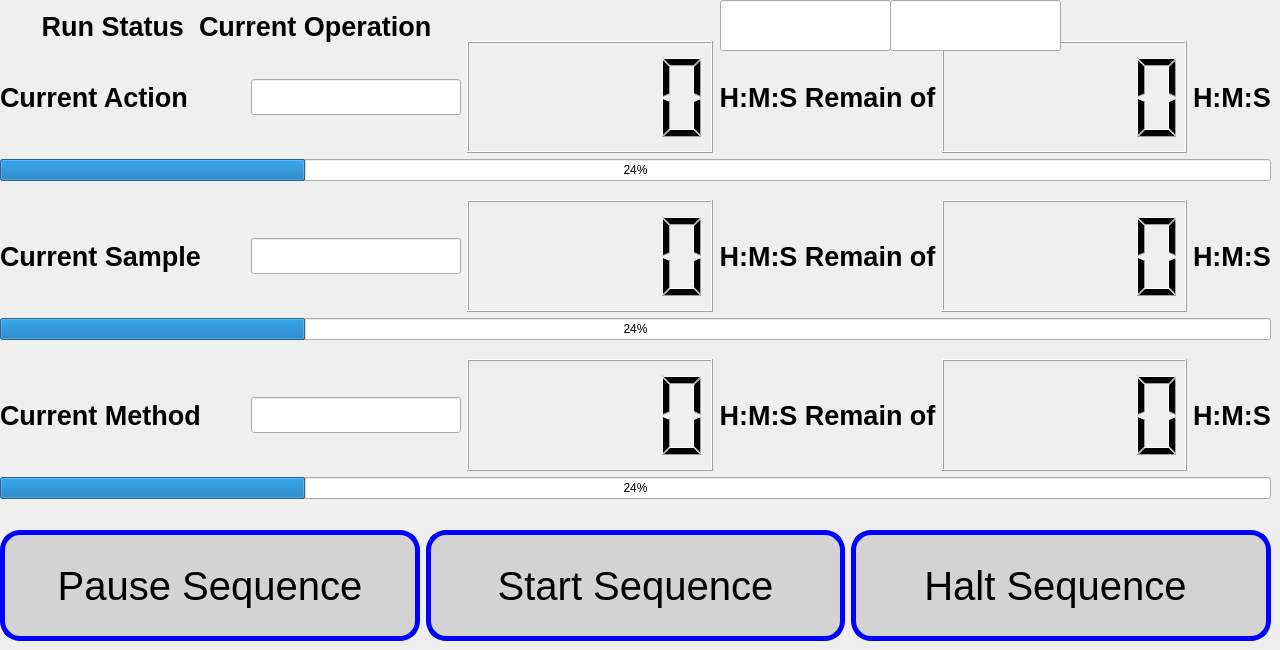
    <widget class="QWidget" name="SequenceRun">
     <property name="minimumSize">
      <size>
       <width>637</width>
       <height>0</height>
      </size>
     </property>
     <attribute name="title">
      <string>  Sequence Run  </string>
     </attribute>
     <widget class="QLabel" name="label_RunStat">
      <property name="geometry">
       <rect>
        <x>1</x>
        <y>1</y>
        <width>471</width>
        <height>51</height>
       </rect>
      </property>
      <property name="font">
       <font>
        <pointsize>20</pointsize>
        <weight>75</weight>
        <bold>true</bold>
       </font>
      </property>
      <property name="text">
       <string>Run Status  Current Operation</string>
      </property>
      <property name="alignment">
       <set>Qt::AlignCenter</set>
      </property>
     </widget>
     <widget class="QWidget" name="layoutWidget">
      <property name="geometry">
       <rect>
        <x>0</x>
        <y>530</y>
        <width>1271</width>
        <height>111</height>
       </rect>
      </property>
      <layout class="QHBoxLayout" name="horizontalLayout_CtlButtons">
       <property name="spacing">
        <number>6</number>
       </property>
       <item>
        <widget class="QPushButton" name="pauseButton">
         <property name="sizePolicy">
          <sizepolicy hsizetype="Minimum" vsizetype="Minimum">
           <horstretch>0</horstretch>
           <verstretch>0</verstretch>
          </sizepolicy>
         </property>
         <property name="palette">
          <palette>
           <active>
            <colorrole role="Button">
             <brush brushstyle="SolidPattern">
              <color alpha="255">
               <red>211</red>
               <green>211</green>
               <blue>211</blue>
              </color>
             </brush>
            </colorrole>
            <colorrole role="Text">
             <brush brushstyle="SolidPattern">
              <color alpha="255">
               <red>11</red>
               <green>15</green>
               <blue>246</blue>
              </color>
             </brush>
            </colorrole>
            <colorrole role="Base">
             <brush brushstyle="SolidPattern">
              <color alpha="255">
               <red>211</red>
               <green>211</green>
               <blue>211</blue>
              </color>
             </brush>
            </colorrole>
            <colorrole role="Window">
             <brush brushstyle="SolidPattern">
              <color alpha="255">
               <red>211</red>
               <green>211</green>
               <blue>211</blue>
              </color>
             </brush>
            </colorrole>
           </active>
           <inactive>
            <colorrole role="Button">
             <brush brushstyle="SolidPattern">
              <color alpha="255">
               <red>211</red>
               <green>211</green>
               <blue>211</blue>
              </color>
             </brush>
            </colorrole>
            <colorrole role="Text">
             <brush brushstyle="SolidPattern">
              <color alpha="255">
               <red>11</red>
               <green>15</green>
               <blue>246</blue>
              </color>
             </brush>
            </colorrole>
            <colorrole role="Base">
             <brush brushstyle="SolidPattern">
              <color alpha="255">
               <red>211</red>
               <green>211</green>
               <blue>211</blue>
              </color>
             </brush>
            </colorrole>
            <colorrole role="Window">
             <brush brushstyle="SolidPattern">
              <color alpha="255">
               <red>211</red>
               <green>211</green>
               <blue>211</blue>
              </color>
             </brush>
            </colorrole>
           </inactive>
           <disabled>
            <colorrole role="Button">
             <brush brushstyle="SolidPattern">
              <color alpha="255">
               <red>211</red>
               <green>211</green>
               <blue>211</blue>
              </color>
             </brush>
            </colorrole>
            <colorrole role="Text">
             <brush brushstyle="SolidPattern">
              <color alpha="255">
               <red>118</red>
               <green>118</green>
               <blue>117</blue>
              </color>
             </brush>
            </colorrole>
            <colorrole role="Base">
             <brush brushstyle="SolidPattern">
              <color alpha="255">
               <red>211</red>
               <green>211</green>
               <blue>211</blue>
              </color>
             </brush>
            </colorrole>
            <colorrole role="Window">
             <brush brushstyle="SolidPattern">
              <color alpha="255">
               <red>211</red>
               <green>211</green>
               <blue>211</blue>
              </color>
             </brush>
            </colorrole>
           </disabled>
          </palette>
         </property>
         <property name="font">
          <font>
           <pointsize>-1</pointsize>
          </font>
         </property>
         <property name="styleSheet">
          <string notr="true">QPushButton { border: 5px solid blue; border-radius: 20px; font-size: 40px; background-color:lightGray ;}</string>
         </property>
         <property name="text">
          <string>Pause Sequence</string>
         </property>
        </widget>
       </item>
       <item>
        <widget class="QPushButton" name="startButton">
         <property name="sizePolicy">
          <sizepolicy hsizetype="Minimum" vsizetype="Minimum">
           <horstretch>0</horstretch>
           <verstretch>0</verstretch>
          </sizepolicy>
         </property>
         <property name="font">
          <font>
           <pointsize>-1</pointsize>
          </font>
         </property>
         <property name="autoFillBackground">
          <bool>false</bool>
         </property>
         <property name="styleSheet">
          <string notr="true">QPushButton { border: 5px solid blue; border-radius: 20px; font-size: 40px; background-color:lightGray ;}</string>
         </property>
         <property name="text">
          <string>Start Sequence</string>
         </property>
        </widget>
       </item>
       <item>
        <widget class="QPushButton" name="stopButton">
         <property name="sizePolicy">
          <sizepolicy hsizetype="Minimum" vsizetype="Minimum">
           <horstretch>0</horstretch>
           <verstretch>0</verstretch>
          </sizepolicy>
         </property>
         <property name="font">
          <font>
           <pointsize>-1</pointsize>
          </font>
         </property>
         <property name="styleSheet">
          <string notr="true">QPushButton { border: 5px solid blue; border-radius: 20px; font-size: 40px; background-color:lightGray ;}</string>
         </property>
         <property name="text">
          <string>Halt Sequence </string>
         </property>
        </widget>
       </item>
      </layout>
     </widget>
     <widget class="QWidget" name="layoutWidget">
      <property name="geometry">
       <rect>
        <x>0</x>
        <y>28</y>
        <width>1271</width>
        <height>471</height>
       </rect>
      </property>
      <layout class="QVBoxLayout" name="verticalLayout_TimeTracker">
       <item>
        <layout class="QVBoxLayout" name="verticalLayout_CurrentAct">
         <item>
          <spacer name="horizontalSpacer_CurrAct">
           <property name="orientation">
            <enum>Qt::Horizontal</enum>
           </property>
           <property name="sizeHint" stdset="0">
            <size>
             <width>40</width>
             <height>13</height>
            </size>
           </property>
          </spacer>
         </item>
         <item>
          <layout class="QHBoxLayout" name="horizontalLayout_CurrentActNum">
           <item>
            <widget class="QLabel" name="label_CurrAct">
             <property name="sizePolicy">
              <sizepolicy hsizetype="Preferred" vsizetype="Preferred">
               <horstretch>1</horstretch>
               <verstretch>0</verstretch>
              </sizepolicy>
             </property>
             <property name="font">
              <font>
               <pointsize>20</pointsize>
               <weight>75</weight>
               <bold>true</bold>
              </font>
             </property>
             <property name="text">
              <string>Current Action</string>
             </property>
            </widget>
           </item>
           <item>
            <widget class="QLineEdit" name="currentAction">
             <property name="font">
              <font>
               <pointsize>18</pointsize>
              </font>
             </property>
            </widget>
           </item>
           <item>
            <widget class="QLCDNumber" name="timeActionRemaining">
             <property name="sizePolicy">
              <sizepolicy hsizetype="Minimum" vsizetype="Minimum">
               <horstretch>1</horstretch>
               <verstretch>0</verstretch>
              </sizepolicy>
             </property>
             <property name="font">
              <font>
               <weight>75</weight>
               <bold>true</bold>
              </font>
             </property>
             <property name="digitCount">
              <number>5</number>
             </property>
             <property name="value" stdset="0">
              <double>0.000000000000000</double>
             </property>
            </widget>
           </item>
           <item>
            <widget class="QLabel" name="label_CurrActHMSRem">
             <property name="font">
              <font>
               <pointsize>20</pointsize>
               <weight>75</weight>
               <bold>true</bold>
              </font>
             </property>
             <property name="text">
              <string>H:M:S Remain of</string>
             </property>
             <property name="alignment">
              <set>Qt::AlignCenter</set>
             </property>
            </widget>
           </item>
           <item>
            <widget class="QLCDNumber" name="timeActionTotal">
             <property name="sizePolicy">
              <sizepolicy hsizetype="Minimum" vsizetype="Minimum">
               <horstretch>1</horstretch>
               <verstretch>0</verstretch>
              </sizepolicy>
             </property>
             <property name="font">
              <font>
               <weight>75</weight>
               <bold>true</bold>
              </font>
             </property>
            </widget>
           </item>
           <item>
            <widget class="QLabel" name="label_CurrActHMS">
             <property name="font">
              <font>
               <pointsize>20</pointsize>
               <weight>75</weight>
               <bold>true</bold>
              </font>
             </property>
             <property name="text">
              <string>H:M:S</string>
             </property>
            </widget>
           </item>
          </layout>
         </item>
         <item>
          <widget class="QProgressBar" name="progressBarAction">
           <property name="value">
            <number>24</number>
           </property>
          </widget>
         </item>
        </layout>
       </item>
       <item>
        <layout class="QVBoxLayout" name="verticalLayout_CurrStep">
         <item>
          <spacer name="verticalSpacer_CurrStep">
           <property name="orientation">
            <enum>Qt::Horizontal</enum>
           </property>
           <property name="sizeType">
            <enum>QSizePolicy::Minimum</enum>
           </property>
           <property name="sizeHint" stdset="0">
            <size>
             <width>616</width>
             <height>13</height>
            </size>
           </property>
          </spacer>
         </item>
         <item>
          <layout class="QHBoxLayout" name="horizontalLayout_CurrStepNum">
           <item>
            <widget class="QLabel" name="label_currentsamp">
             <property name="sizePolicy">
              <sizepolicy hsizetype="Preferred" vsizetype="Preferred">
               <horstretch>1</horstretch>
               <verstretch>0</verstretch>
              </sizepolicy>
             </property>
             <property name="font">
              <font>
               <pointsize>20</pointsize>
               <weight>75</weight>
               <bold>true</bold>
              </font>
             </property>
             <property name="text">
              <string>Current Sample</string>
             </property>
            </widget>
           </item>
           <item>
            <widget class="QLineEdit" name="currentStep">
             <property name="font">
              <font>
               <pointsize>18</pointsize>
              </font>
             </property>
            </widget>
           </item>
           <item>
            <widget class="QLCDNumber" name="timeStepRemaining">
             <property name="sizePolicy">
              <sizepolicy hsizetype="Minimum" vsizetype="Minimum">
               <horstretch>1</horstretch>
               <verstretch>0</verstretch>
              </sizepolicy>
             </property>
             <property name="font">
              <font>
               <weight>75</weight>
               <bold>true</bold>
              </font>
             </property>
            </widget>
           </item>
           <item>
            <widget class="QLabel" name="label_CurrStepHMSRem">
             <property name="font">
              <font>
               <pointsize>20</pointsize>
               <weight>75</weight>
               <bold>true</bold>
              </font>
             </property>
             <property name="text">
              <string>H:M:S Remain of</string>
             </property>
             <property name="alignment">
              <set>Qt::AlignCenter</set>
             </property>
            </widget>
           </item>
           <item>
            <widget class="QLCDNumber" name="timeStepTotal">
             <property name="sizePolicy">
              <sizepolicy hsizetype="Minimum" vsizetype="Minimum">
               <horstretch>1</horstretch>
               <verstretch>0</verstretch>
              </sizepolicy>
             </property>
             <property name="font">
              <font>
               <weight>75</weight>
               <bold>true</bold>
              </font>
             </property>
            </widget>
           </item>
           <item>
            <widget class="QLabel" name="label_hms2">
             <property name="font">
              <font>
               <pointsize>20</pointsize>
               <weight>75</weight>
               <bold>true</bold>
              </font>
             </property>
             <property name="text">
              <string>H:M:S</string>
             </property>
            </widget>
           </item>
          </layout>
         </item>
         <item>
          <widget class="QProgressBar" name="progressBarStep">
           <property name="value">
            <number>24</number>
           </property>
          </widget>
         </item>
        </layout>
       </item>
       <item>
        <layout class="QVBoxLayout" name="verticalLayout_CurrRun">
         <item>
          <spacer name="verticalSpacer_CurrRun">
           <property name="orientation">
            <enum>Qt::Horizontal</enum>
           </property>
           <property name="sizeType">
            <enum>QSizePolicy::Minimum</enum>
           </property>
           <property name="sizeHint" stdset="0">
            <size>
             <width>616</width>
             <height>13</height>
            </size>
           </property>
          </spacer>
         </item>
         <item>
          <layout class="QHBoxLayout" name="horizontalLayout_CurrRunNum">
           <item>
            <widget class="QLabel" name="label_CurrRun">
             <property name="sizePolicy">
              <sizepolicy hsizetype="Preferred" vsizetype="Preferred">
               <horstretch>1</horstretch>
               <verstretch>0</verstretch>
              </sizepolicy>
             </property>
             <property name="font">
              <font>
               <pointsize>20</pointsize>
               <weight>75</weight>
               <bold>true</bold>
              </font>
             </property>
             <property name="text">
              <string>Current Method</string>
             </property>
            </widget>
           </item>
           <item>
            <widget class="QLineEdit" name="currentRun">
             <property name="font">
              <font>
               <pointsize>18</pointsize>
              </font>
             </property>
            </widget>
           </item>
           <item>
            <widget class="QLCDNumber" name="timeRunRemaining">
             <property name="sizePolicy">
              <sizepolicy hsizetype="Minimum" vsizetype="Minimum">
               <horstretch>1</horstretch>
               <verstretch>0</verstretch>
              </sizepolicy>
             </property>
             <property name="font">
              <font>
               <weight>75</weight>
               <bold>true</bold>
              </font>
             </property>
            </widget>
           </item>
           <item>
            <widget class="QLabel" name="label_CurrRunHMSRem">
             <property name="font">
              <font>
               <pointsize>20</pointsize>
               <weight>75</weight>
               <bold>true</bold>
              </font>
             </property>
             <property name="text">
              <string>H:M:S Remain of</string>
             </property>
             <property name="alignment">
              <set>Qt::AlignCenter</set>
             </property>
            </widget>
           </item>
           <item>
            <widget class="QLCDNumber" name="timeRunTotal">
             <property name="sizePolicy">
              <sizepolicy hsizetype="Minimum" vsizetype="Minimum">
               <horstretch>1</horstretch>
               <verstretch>0</verstretch>
              </sizepolicy>
             </property>
             <property name="font">
              <font>
               <family>Cantarell</family>
               <weight>75</weight>
               <bold>true</bold>
              </font>
             </property>
            </widget>
           </item>
           <item>
            <widget class="QLabel" name="label_CurrRunHMS">
             <property name="font">
              <font>
               <pointsize>20</pointsize>
               <weight>75</weight>
               <bold>true</bold>
              </font>
             </property>
             <property name="text">
              <string>H:M:S</string>
             </property>
            </widget>
           </item>
          </layout>
         </item>
         <item>
          <widget class="QProgressBar" name="progressBarRun">
           <property name="value">
            <number>24</number>
           </property>
          </widget>
         </item>
        </layout>
       </item>
      </layout>
     </widget>
     <widget class="QLineEdit" name="pumpStat">
      <property name="geometry">
       <rect>
        <x>720</x>
        <y>0</y>
        <width>171</width>
        <height>51</height>
       </rect>
      </property>
      <property name="font">
       <font>
        <pointsize>16</pointsize>
        <weight>75</weight>
        <bold>true</bold>
       </font>
      </property>
     </widget>
     <widget class="QLineEdit" name="stirStat">
      <property name="geometry">
       <rect>
        <x>890</x>
        <y>0</y>
        <width>171</width>
        <height>51</height>
       </rect>
      </property>
      <property name="font">
       <font>
        <pointsize>16</pointsize>
        <weight>75</weight>
        <bold>true</bold>
       </font>
      </property>
     </widget>
    </widget>
